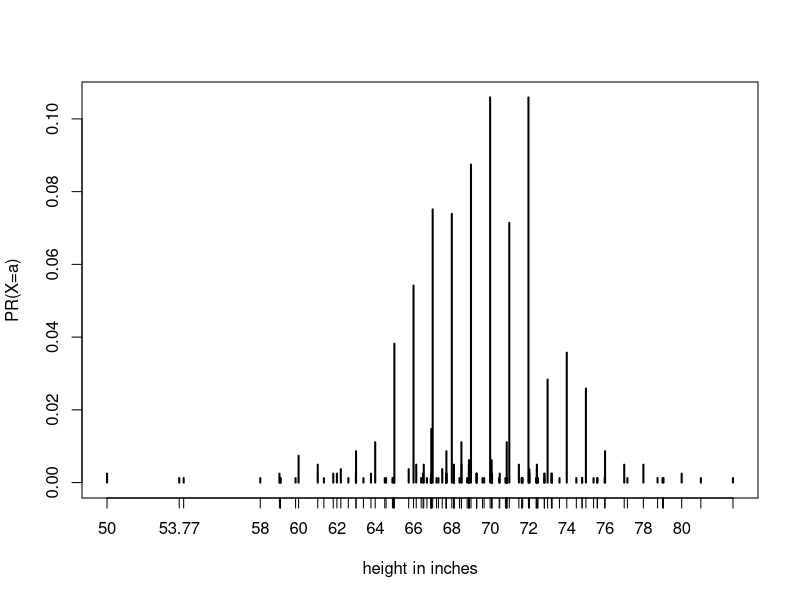

Generate this figure with R:
#config
library(tidyverse)
library(dslabs)
data(heights)
options(digits = 3)

#a distribution is normal if F(a) = pnorm(a,avg,s)
x <- heights %>% filter(sex == "Male") %>% .$height
F <- function(a) mean(x<=a)

#this also means we dont need the whole dataset to find proportions, just the mean and sd
1-pnorm(70.5,mean(x),sd(x)) #normal approximaation
1-F(70.5) #actual results

#although we dont as aspiring data scientists we use mainly discrete variables
#but we need to know the method for continuous variables so we force ourselves to change
#each height could be its own category and we can plot out the distribution by proportion of unique heights
plot(prop.table(table(x)), xlab = "height in inches",ylab = "PR(X=a)")

#continuous distribution is particuarly good at deeling with intervals of exactly one round number
#this uses the data not an approximation
mean(x <= 68.5) - mean(x <= 67.5)
mean(x <= 69.5) - mean(x <= 68.5)
mean(x <= 70.5) - mean(x <= 69.5)

#this uses the approximated normal distribution
pnorm(68.5,mean(x),sd(x)) - pnorm(67.5,mean(x),sd(x))
pnorm(69.5,mean(x),sd(x)) - pnorm(68.5,mean(x),sd(x))
pnorm(70.5,mean(x),sd(x)) - pnorm(69.5,mean(x),sd(x))

#there are times where the approximations are not useful
#such as when there isnt an integer included
#this is discretisation, where rounded numbers are skewing the data
mean(x <= 70.9) - mean(x <= 70.1)
pnorm(70.9,mean(x),sd(x)) - pnorm(70.1,mean(x),sd(x))
